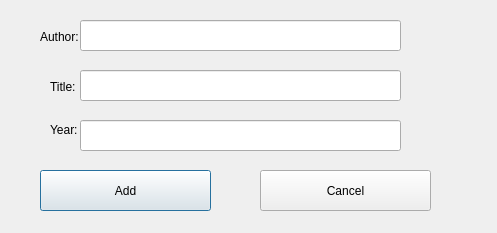
<?xml version="1.0" encoding="UTF-8"?>
<ui version="4.0">
 <class>AddPopup</class>
 <widget class="QDialog" name="AddPopup">
  <property name="geometry">
   <rect>
    <x>0</x>
    <y>0</y>
    <width>497</width>
    <height>233</height>
   </rect>
  </property>
  <property name="windowTitle">
   <string>Dialog</string>
  </property>
  <widget class="QPushButton" name="pushButton">
   <property name="geometry">
    <rect>
     <x>40</x>
     <y>170</y>
     <width>171</width>
     <height>41</height>
    </rect>
   </property>
   <property name="text">
    <string>Add</string>
   </property>
  </widget>
  <widget class="QPushButton" name="pushButton_2">
   <property name="geometry">
    <rect>
     <x>260</x>
     <y>170</y>
     <width>171</width>
     <height>41</height>
    </rect>
   </property>
   <property name="text">
    <string>Cancel</string>
   </property>
  </widget>
  <widget class="QLabel" name="label_3">
   <property name="geometry">
    <rect>
     <x>50</x>
     <y>120</y>
     <width>47</width>
     <height>20</height>
    </rect>
   </property>
   <property name="text">
    <string>Year:</string>
   </property>
  </widget>
  <widget class="QLabel" name="label">
   <property name="geometry">
    <rect>
     <x>40</x>
     <y>30</y>
     <width>47</width>
     <height>13</height>
    </rect>
   </property>
   <property name="text">
    <string>Author:</string>
   </property>
  </widget>
  <widget class="QLineEdit" name="lineEdit">
   <property name="geometry">
    <rect>
     <x>80</x>
     <y>20</y>
     <width>321</width>
     <height>31</height>
    </rect>
   </property>
  </widget>
  <widget class="QLineEdit" name="lineEdit_2">
   <property name="geometry">
    <rect>
     <x>80</x>
     <y>70</y>
     <width>321</width>
     <height>31</height>
    </rect>
   </property>
  </widget>
  <widget class="QLabel" name="label_2">
   <property name="geometry">
    <rect>
     <x>50</x>
     <y>80</y>
     <width>47</width>
     <height>13</height>
    </rect>
   </property>
   <property name="text">
    <string>Title:</string>
   </property>
  </widget>
  <widget class="QLineEdit" name="lineEdit_3">
   <property name="geometry">
    <rect>
     <x>80</x>
     <y>120</y>
     <width>321</width>
     <height>31</height>
    </rect>
   </property>
  </widget>
 </widget>
 <resources/>
 <connections/>
</ui>
